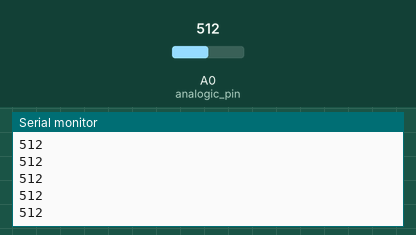
Recording of a sketch running on a simulated Arduino Uno, built with avr-gcc and run on an emulated ATmega328P. Shown: the last lines printed to the serial monitor. The test bench sets the inputs (shaded band); at power-on: A0 (analogic_pin) = 512.

Above: at 1.2 s.
1.3 s: A0 (analogic_pin) set to 716
At 2.1 s:
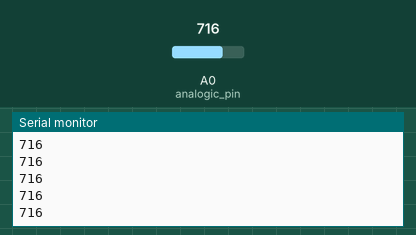
2.8 s: A0 (analogic_pin) set to 900
At 3.9 s:
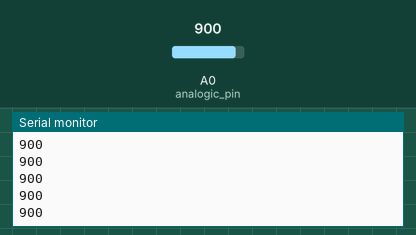
Timing chart, 0 to 5.8 s (numbered marks = the images above; inputs shaded):
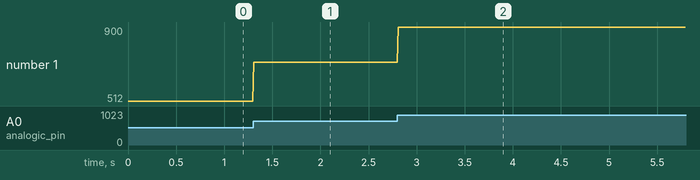

The sketch:

SoundSensor.ino
```cpp
//This code use Arduino sketch Plotter Serial to read signal.
// Tools > Plotter Serial


//Pin A0
int analogic_pin = 0;


// Initial Value
int value_A0 = 0;

void setup() {
  Serial.begin(9600);

  pinMode(analogic_pin, INPUT);
}

void loop() {

  value_A0 = analogRead(analogic_pin);

  Serial.println(value_A0);

  delay(10);

}
```

Measured:
- after the input at 1.3 s, the serial monitor: prints a new line at once (image 1)
- after the input at 2.8 s, the serial monitor: prints a new line at once (image 2)
- plotted number 1: 512 → 716 after the input at 1.3 s, 716 → 900 after the input at 2.8 s
